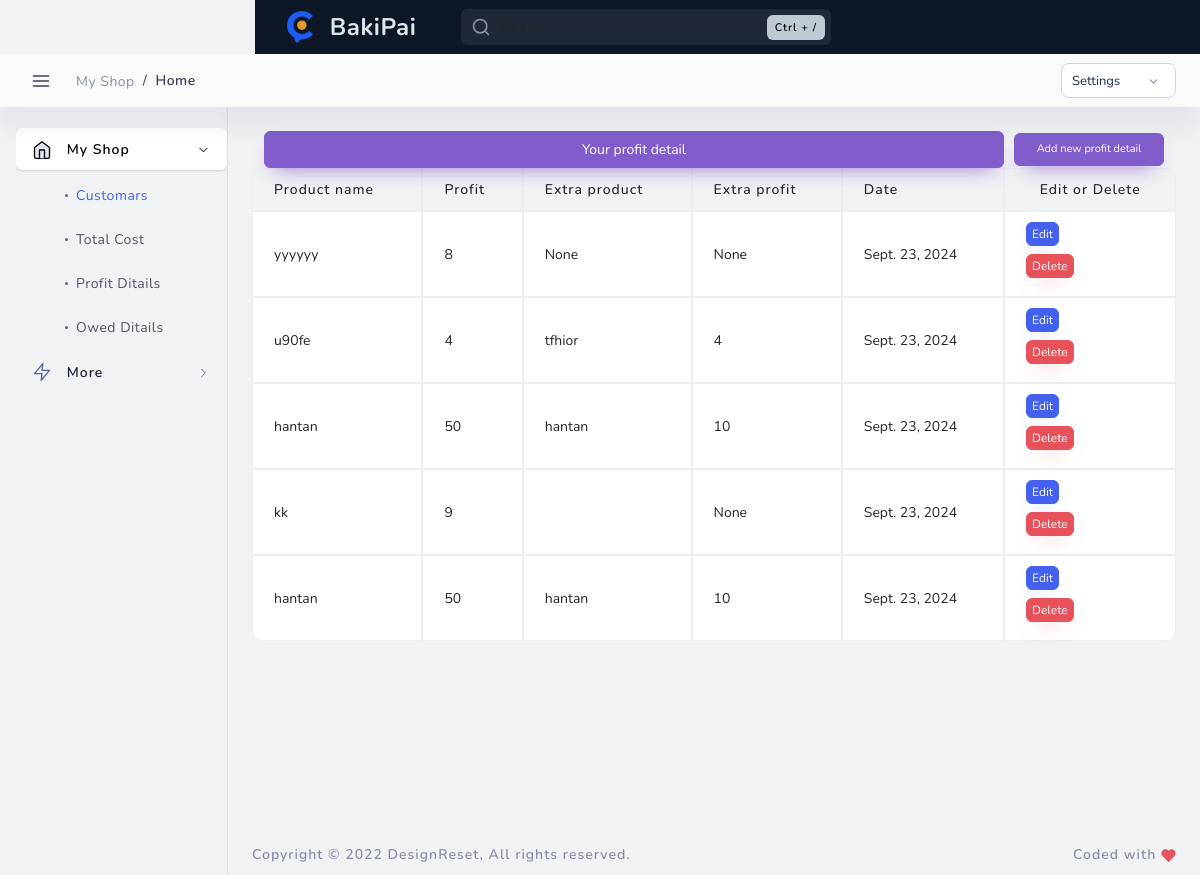
The app's page /profit_detail/ with its own data.
### admin_panel/models.py (models this page shows)
class profit_detail(models.Model):
    product_name = models.TextField(max_length=20000)
    profit = models.IntegerField()
    extra =  models.TextField(max_length=20000 , blank=True , null=True)
    extra_profit = models.IntegerField( blank=True , null=True)
    date = models.DateField(auto_now_add=True)

### admin_panel/views.py (the view)
# urls.py: path('profit_detail/', profit_details, name='profit_detail'),
def profit_details(request):
    delete_profit_detail = request.POST.get('delete')
    if request.method == 'POST' and delete_profit_detail:
        delete_pro_detail = profit_detail.objects.get( id = delete_profit_detail)
        delete_pro_detail.delete()
        return redirect('profit_detail')
    detail = profit_detail.objects.all()
    context = {
        'detail':detail
    }
    return render(request , 'admin_panel/prfit_ditail.html' , context)

### admin_panel/templates/admin_panel/prfit_ditail.html (shortened to what this page needs)
{% load static %}
<!DOCTYPE html>
<html lang="en">
<head>
    <link href="{% static 'admin_theme/layouts/vertical-dark-menu/css/light/loader.css' %}" rel="stylesheet" type="text/css" />
    <link href="{% static 'admin_theme/layouts/vertical-dark-menu/css/dark/loader.css' %}" rel="stylesheet" type="text/css" />
    <link href="{% static 'admin_theme/src/bootstrap/css/bootstrap.min.css' %}" rel="stylesheet" type="text/css" />
    <link href="{% static 'admin_theme/layouts/vertical-dark-menu/css/light/plugins.css' %}" rel="stylesheet" type="text/css" />
    <link href="{% static 'admin_theme/layouts/vertical-dark-menu/css/dark/plugins.css' %}" rel="stylesheet" type="text/css" />
    <link href="{% static 'admin_theme/src/plugins/src/apex/apexcharts.css' %}" rel="stylesheet" type="text/css">
    <link href="{% static 'admin_theme/src/assets/css/light/dashboard/dash_1.css' %}" rel="stylesheet" type="text/css" />
    <link href="{% static 'admin_theme/src/assets/css/dark/dashboard/dash_1.css' %}" rel="stylesheet" type="text/css" />
</head>
<body class="layout-boxed">
    <div class="header-container container-xxl">
        <header class="header navbar navbar-expand-sm expand-header">
            <ul class="navbar-item theme-brand flex-row  text-center">
                <li class="nav-item theme-logo">
                    <a href="index.html">
                        <img src="{% static 'admin_theme/src/assets/img/logo2.svg' %}" class="navbar-logo" alt="logo">
                    </a>
                </li>
                <li class="nav-item theme-text">
                    <a href="index.html" class="nav-link">BakiPai</a>
                </li>
            </ul>
            <div class="search-animated toggle-search">
                <svg xmlns="http://www.w3.org/2000/svg" width="24" height="24" viewBox="0 0 24 24" fill="none" stroke="currentColor" stroke-width="2" stroke-linecap="round" stroke-linejoin="round" class="feather feather-search"><circle cx="11" cy="11" r="8"></circle><line x1="21" y1="21" x2="16.65" y2="16.65"></line></svg>
                <form class="form-inline search-full form-inline search" role="search">
                    <div class="search-bar">
                        <input type="text" class="form-control search-form-control  ml-lg-auto" placeholder="Search...">
                    </div>
                </form>
                <span class="badge badge-secondary">Ctrl + /</span>
            </div>
        </header>
    </div>
    <div class="main-container" id="container">
        <div class="sidebar-wrapper sidebar-theme">
            <nav id="sidebar">
                <div class="shadow-bottom"></div>
                <ul class="list-unstyled menu-categories" id="accordionExample">
                    <li class="menu active">
                        <a href="#dashboard" data-bs-toggle="collapse" aria-expanded="true" class="dropdown-toggle">
                            <div class="">
                                <span>My Shop</span>
                            </div>
                            <div>
                                <svg xmlns="http://www.w3.org/2000/svg" width="24" height="24" viewBox="0 0 24 24" fill="none" stroke="currentColor" stroke-width="2" stroke-linecap="round" stroke-linejoin="round" class="feather feather-chevron-right"><polyline points="9 18 15 12 9 6"></polyline></svg>
                            </div>
                        </a>
                        <ul class="collapse submenu list-unstyled show" id="dashboard" data-bs-parent="#accordionExample">
                            <li class="active">
                                <a href="{% url 'customar_list' %}"> Customars </a>
                            </li>
                            <li>
                                <a href="{% url 'total_cost' %}">Total Cost </a>
                            </li>
                            <li>
                                <a href="{% url 'profit_detail' %}"> Profit Ditails </a>
                            </li>
                            <li>
                                <a href="{% url 'owed_detail' %}"> Owed Ditails</a>
                            </li>
                        </ul>
                    </li>
                    <li class="menu">
                        <a href="#elements" data-bs-toggle="collapse" aria-expanded="false" class="dropdown-toggle">
                            <div class="">
                                <svg xmlns="http://www.w3.org/2000/svg" width="24" height="24" viewBox="0 0 24 24" fill="none" stroke="currentColor" stroke-width="2" stroke-linecap="round" stroke-linejoin="round" class="feather feather-zap"><polygon points="13 2 3 14 12 14 11 22 21 10 12 10 13 2"></polygon></svg>
                                <span>More</span>
                            </div>
                            <div>
                                <svg xmlns="http://www.w3.org/2000/svg" width="24" height="24" viewBox="0 0 24 24" fill="none" stroke="currentColor" stroke-width="2" stroke-linecap="round" stroke-linejoin="round" class="feather feather-chevron-right"><polyline points="9 18 15 12 9 6"></polyline></svg>
                            </div>
                        </a>
            </nav>
        </div>
        <div id="content" class="main-content">
            <div class="layout-px-spacing">
                <div class="middle-content container-xxl p-0">
                    <div class="secondary-nav">
                        <div class="breadcrumbs-container" data-page-heading="Analytics">
                            <header class="header navbar navbar-expand-sm">
                                <a href="javascript:void(0);" class="btn-toggle sidebarCollapse" data-placement="bottom">
                                </a>
                                <div class="d-flex breadcrumb-content">
                                    <div class="page-header">
                                        <nav class="breadcrumb-style-one" aria-label="breadcrumb">
                                            <ol class="breadcrumb">
                                                <li class="breadcrumb-item"><a href="#">My Shop</a></li>
                                                <li class="breadcrumb-item active" aria-current="page">Home</li>
                                            </ol>
                                        </nav>
                                    </div>
                                </div>
                                <ul class="navbar-nav flex-row ms-auto breadcrumb-action-dropdown">
                                    <li class="nav-item more-dropdown">
                                        <div class="dropdown  custom-dropdown-icon">
                                            <a class="dropdown-toggle btn" href="#" role="button" id="customDropdown" data-bs-toggle="dropdown" aria-haspopup="true" aria-expanded="false">
                                                <span>Settings</span>
                                                <svg xmlns="http://www.w3.org/2000/svg" width="24" height="24" viewBox="0 0 24 24" fill="none" stroke="currentColor" stroke-width="2" stroke-linecap="round" stroke-linejoin="round" class="feather feather-chevron-down custom-dropdown-arrow"><polyline points="6 9 12 15 18 9"></polyline></svg>
                                            </a>
                                        </div>
                                    </li>
                                </ul>
                            </header>
                        </div>
                    </div>
                    </div>
                </head>
                <body>
                    <div class="container mt-4">
                        <div class="button-container d-flex justify-content-between align-items-center">
                            <button type="button" class="btn btn-secondary full-width-btn" data-bs-container="body" data-bs-placement="left" data-bs-content="Tooltip on left">
                                Your profit detail
                            </button>
                            <div class="dropdown dropdown-container">
                           <a href="{% url 'create_profit_detail' %}">     <button class="btn btn-secondary dropdown-toggle dropdown-btn btn-sm" type="button">
                            Add new profit  detail
                        </button></a>
                            </div>
                        </div>
                    </div>
                </body>
                </html>
                <div class="table-responsive">
                    <table class="table table-hover table-bordered">
                        <thead>
                            <tr>
                                <th>Product name</th>
                                <th>Profit</th>
                                <th>Extra product</th>
                                <th>Extra profit</th>
                                <th>Date</th>
                                <th class="text-center" scope="col">Edit or Delete</th>
                            </tr>
                        </thead>
                        <tbody>
                            {% for item in detail %}
                            <tr>
                                <td>{{ item.product_name}}</td>
                                <td>{{ item.profit}}</td>
                                <td>{{ item.extra}}</td>
                                <td>{{ item.extra_profit}}</td>
                                <td>{{ item.date}}</td>
                                <td>                                <a href="{% url 'update_profit_detail' item.id %}"><button class="btn btn-primary mb-2 me-2" style="padding: 2px 5px; font-size: 12px;">Edit</button></a>
                            <form method="POST">
                                <button class="btn btn-danger mb-2 me-2" style="padding: 2px 5px; font-size: 12px;"  data-id="{{ item.id }}">
                                    Delete
                                </button></td>
                            </tr>
                            {% endfor %}
                        </tbody>
                    </table>
                </div>
            <div class="footer-wrapper">
                <div class="footer-section f-section-1">
                    <p class="">Copyright © <span class="dynamic-year">2022</span> <a target="_blank" href="https://designreset.com/cork-admin/">DesignReset</a>, All rights reserved.</p>
                </div>
                <div class="footer-section f-section-2">
                    <p class="">Coded with </p>
                </div>
            </div>
</body>
</html>

### admin_panel/templates/admin_panel/prfit_ditail.html (style rules this page uses)
.full-width-btn { width: 100%; }
.dropdown-btn { width: auto; min-width: 150px; transition: all 0.3s ease; position: relative; }
.dropdown-container { margin-left: 10px; position: relative; }

### records on screen
profit_detail: product_name "yyyyyy", profit "8", extra "None", extra_profit "None", date "Sept. 23, 2024"
profit_detail: product_name "u90fe", profit "4", extra "tfhior", extra_profit "4", date "Sept. 23, 2024"
profit_detail: product_name "hantan", profit "50", extra "hantan", extra_profit "10", date "Sept. 23, 2024"
profit_detail: product_name "kk", profit "9", extra_profit "None", date "Sept. 23, 2024"
profit_detail: product_name "hantan", profit "50", extra "hantan", extra_profit "10", date "Sept. 23, 2024"
